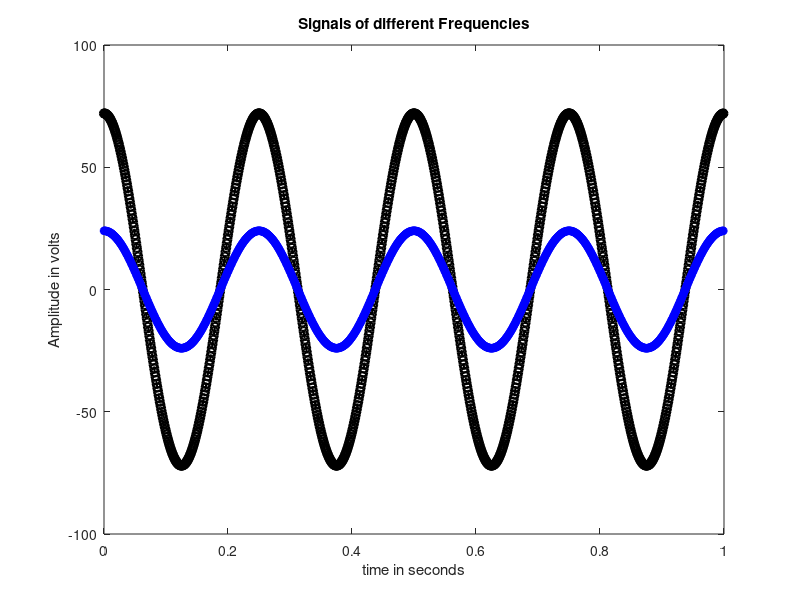

MATLAB code for this plot:
fs = 1000; % Sampling frequency
t = 0:1/fs:1-1/fs; % Time duration
f1 = 4; % Frequency of first signal
f2 = 4; % Frequency of second signal
A1 = 72; % Amplitude of first signal
A2 = 24; % Amplitude of second signal
x1 = A1*cos(2*pi*f1*t); % First Signal
x2 = A2*cos(2*pi*f2*t); % Second Signal
%Plotting both signals in time domain
plot(t,x1,'k--o','LineWidth',1.5)
hold on
plot(t,x2,'b-*','LineWidth',2)
hold off
xlabel('time in seconds')
ylabel('Amplitude in volts')
title('Signals of different Frequencies')
